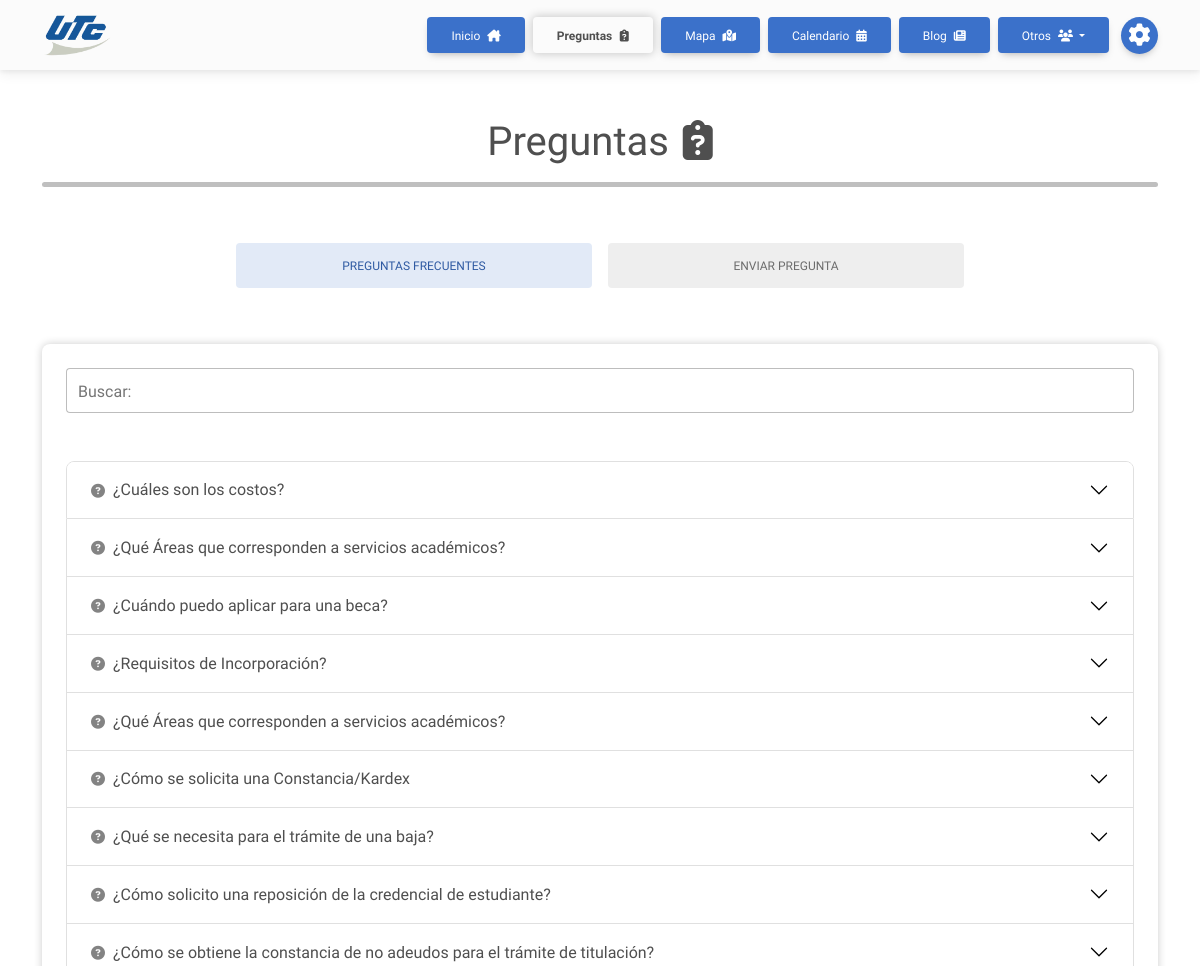
/preguntas_frecuentes/ (upper part), run on an earlier commit of the app's database.
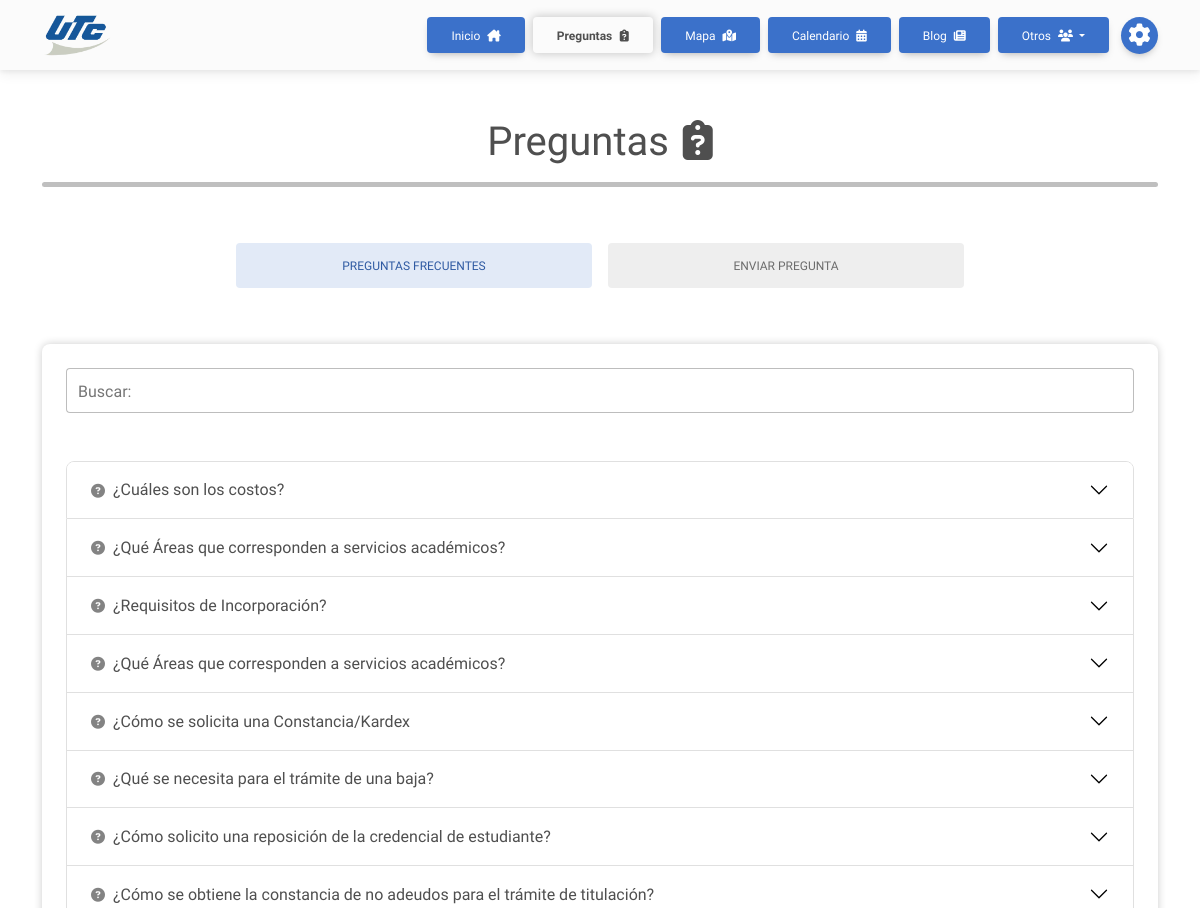
And on a later commit of the database.
### cross_asistent/models.py (models this page shows, shortened)
class Database(models.Model):
    categoria = models.ForeignKey(Categorias, on_delete=models.CASCADE, null=True)
    titulo = models.CharField(max_length=200)
    informacion = models.TextField(blank=True, null=True)
    redirigir = models.TextField(blank=True, null=True)
    frecuencia = models.IntegerField(default=0)
    documento = models.FileField(upload_to=set_pdfDB_path, max_length=120, blank=True, null=True)
    imagen = models.ImageField(upload_to=set_imgDB_path, max_length=120, blank=True, null=True)
    uuid = models.CharField(max_length=25)
    evento_fecha_inicio = models.DateTimeField(blank=True, null=True)
    evento_fecha_fin = models.DateTimeField(blank=True, null=True)
    evento_allDay = models.BooleanField(default=False)
    evento_lugar = models.CharField(max_length=200, blank=True, null=True, default='Campus UTC')
    evento_className = models.CharField(max_length=100, blank=True, null=True, default='event_detail')
    fecha_modificacion = models.DateTimeField(auto_now=True)

### cross_asistent/views.py (the view)
# urls.py: path('preguntas_frecuentes/', views.fqt_questions, name='faq'),
def fqt_questions(request):
    if not request.user.is_staff:
        logout(request)
    configuraciones = obtener_configuraciones()
    categoria_Preguntas = models.Categorias.objects.get(categoria="Preguntas")
    questall = models.Database.objects.filter(frecuencia__gt=0, categoria=categoria_Preguntas).order_by('-frecuencia')
    return render(request, 'frecuentes.html', {
        'quest_all': questall,
        'active_page': 'faq',
        **configuraciones
    })

### cross_asistent/views.py (called while the page is built)
def obtener_configuraciones():
    for oneconfig in settingsall:
        return {
            'copyright_settings': oneconfig.copyright_year,
            'website_settings': oneconfig.utc_link,
            'calendar_btns_year': getattr(oneconfig, 'calendar_btnsYear', None),
            'about_imgfirst': getattr(oneconfig, 'about_img_first', None),
            'about_textfirst': getattr(oneconfig, 'about_text_first', None),
            'about_imgsecond': getattr(oneconfig, 'about_img_second', None),
            'about_textsecond': getattr(oneconfig, 'about_text_second', None),
        }

### cross_asistent/templates/frecuentes.html (shortened to what this page needs)
{% extends 'base/widget.html' %}
{% load static %}
{% block content %}
<main class="container container-fluid mb-100 my-5">
    <div class="mb-5">
        <h1 class="text-center">Preguntas <i class="fa-solid fa-clipboard-question ms-1"></i></h1>
        <hr class="hr_divisor mx-4 mx-md-0" />
    </div>
    <div class="nav nav-pills nav-justified mb-4 col-12 col-md-8 mx-auto" id="questions-tabs" role="tablist">
        <button data-mdb-pill-init class="nav-link active" id="pills-search-quest-tab" data-mdb-target="#pills-search-quest" type="button" role="tab"
            aria-controls="pills-search-quest" aria-selected="true">
            Preguntas Frecuentes
        </button>
        <button data-mdb-pill-init class="nav-link" id="pills-create-quest-tab" data-mdb-target="#pills-create-quest" type="button" role="tab"
            aria-controls="pills-create-quest" aria-selected="false">
            Enviar Pregunta
        </button>
    </div>
    <div class="tab-content mt-5" id="ex2-content">
        <section class="tab-pane fade show active" id="pills-search-quest" role="tabpanel" aria-labelledby="pills-search-quest">
            <div class="card">
                <div class="card-body">
                    {% if quest_all %}
                    <div class="form-outline mb-5" data-mdb-input-init>
                        <input type="text" id="searchInput" class="form-control form-control-lg" />
                        <label class="form-label" for="searchInput">Buscar:</label>
                    </div>
                    <div class="accordion" id="accordionExampleY">
                        {% for quest in quest_all %}
                        <div class="accordion-item results_item" data-submit-click="btn_frequence_{{quest.id}}">
                            <h2 class="accordion-header" id="heading{{ quest.id }}">
                                <button data-mdb-collapse-init class="accordion-button" type="button" data-mdb-toggle="collapse"
                                    data-mdb-target="#quest-{{ quest.id }}" aria-expanded="true" aria-controls="quest-{{ quest.id }}">
                                    <i class="fas fa-question-circle fa-sm me-2 opacity-70"></i>{{ quest.titulo }}
                                </button>
                            </h2>
                        </div>
                        {% endfor %}
                    </div>
                    {% else %}
                    <div class="text-center">
                        <p class="lead m-0">No hay preguntas frecuentes disponibles en este momento. ¡Vuelve pronto para más actualizaciones!</p>
                    </div>
                    {% endif %}
                </div>
            </div>
        </section>
    </div>
</main>
{% endblock %}

What changed in the data, as far as the page shows it:
no longer on this page (row edited): Database: titulo "¿Cuándo puedo aplicar para una beca?"
